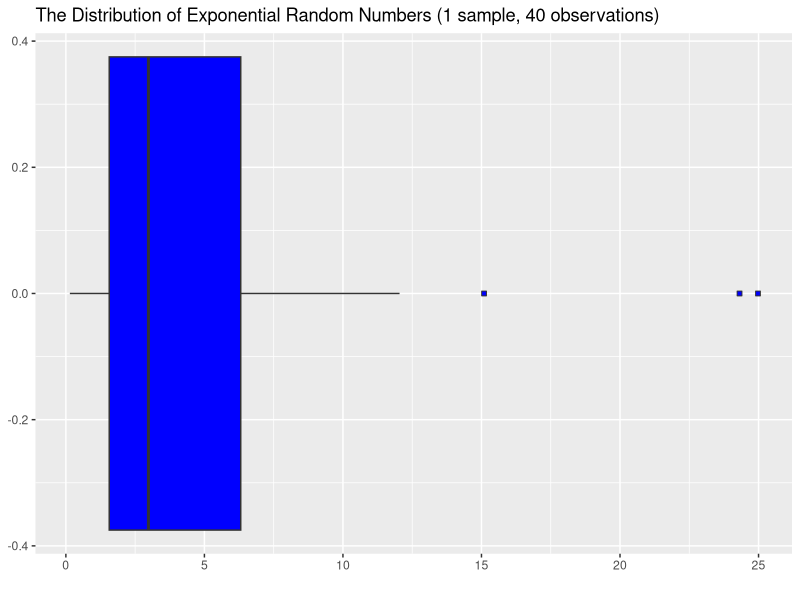
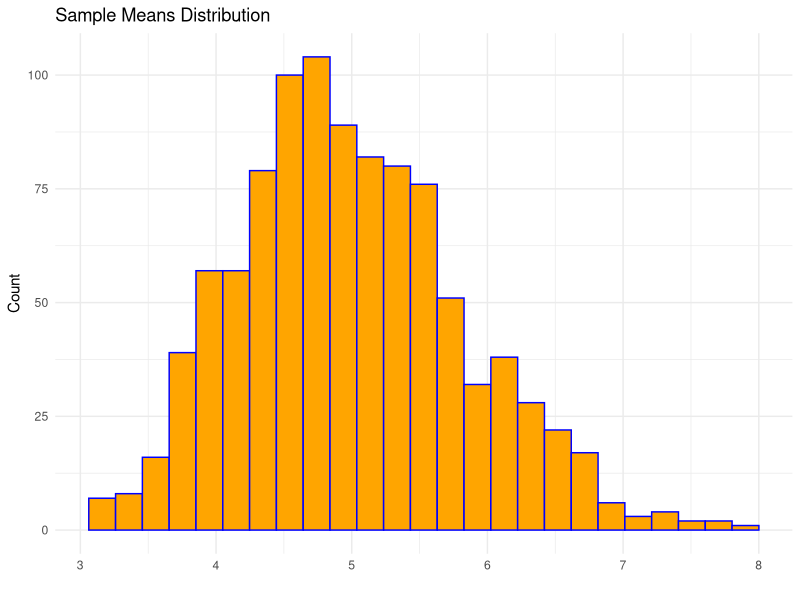
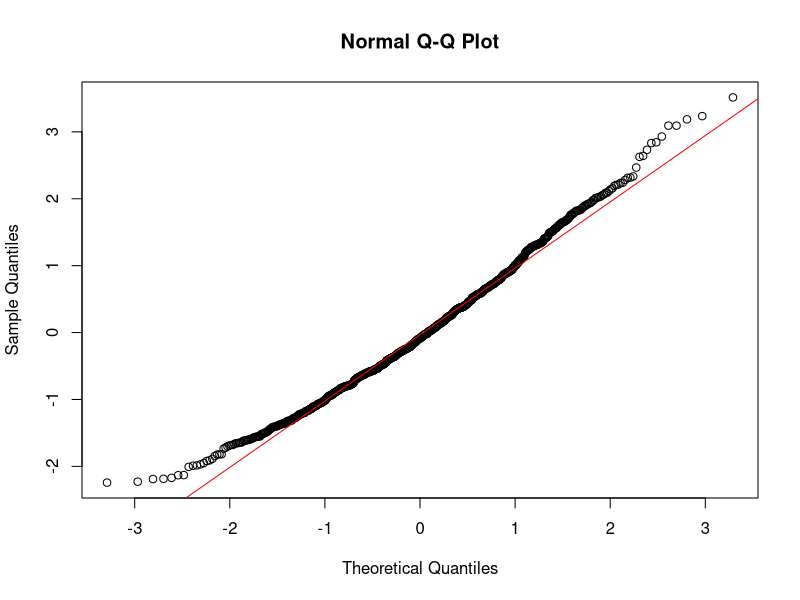

Write the R code that produced these figures, in order.
## ---- chunk 1
suppressPackageStartupMessages({
  library(tidyverse)
  library(e1071)
  library(car)
})
## ---- chunk 2
set.seed(42)

rate=0.2
n <- 40

nums <- rexp(n, rate=rate)
mean_nums <- mean(nums)
mean_theoretical <- 1/rate
cat("Mean of random exponential numbers:", mean_nums, "\n")
cat("Theoretical mean:", mean_theoretical, "\n")

var_nums <- var(nums)
var_theoretical <- 1/rate^2
cat("Variance of random exponential numbers:", var_nums, "\n")
cat("Theoretical variance:", var_theoretical)

as.data.frame(nums) |>
  ggplot(aes(x=nums)) +
  geom_boxplot(fill="blue", outlier.shape=22) +
  theme_grey() +
  labs(title="The Distribution of Exponential Random Numbers (1 sample, 40 observations)", x="")
## ---- chunk 3
sample_size <- 1000

means <- apply(matrix(rexp(n=n*sample_size, rate=rate), sample_size), 1, mean)
mean_means <- mean(means)
cat("Mean of sample means of random exponential numbers:", mean_means, "\n")
cat("Theoretical mean:", mean_theoretical, "\n")

var_means <- var(means)
var_theoretical <- 1/rate^2/n
cat("Variance of random exponential numbers:", var_means, "\n")
cat("Theoretical variance:", var_theoretical)

as.data.frame(means) |>
  ggplot(aes(x=means)) +
  geom_histogram(bins=25, fill="orange", color="blue") +
  labs(title="Sample Means Distribution", x="", y="Count") +
  theme_minimal()
## ---- chunk 4
skew <- skewness(means)
cat("Skewness is: ", skew, "\n")

if(abs(skew)>0.5){
  cat("Considerable skewness!, Normality approximation is low.")
} else{
  cat("Slight skewness!, Normality approximation is high.")
}
## ---- chunk 5
kurt <- kurtosis(means)
cat("Kurtosis is: ", kurt, "\n")

if(abs(skew)>1){
  cat("Considerable kurtosis!, Normality approximation is low.")
} else{
  cat("Slight kurtosis!, Normality approximation is high.")
}
## ---- chunk 6
means_scaled <- scale(means)

qqnorm(means_scaled) 

qqline(means_scaled, col = "red")
